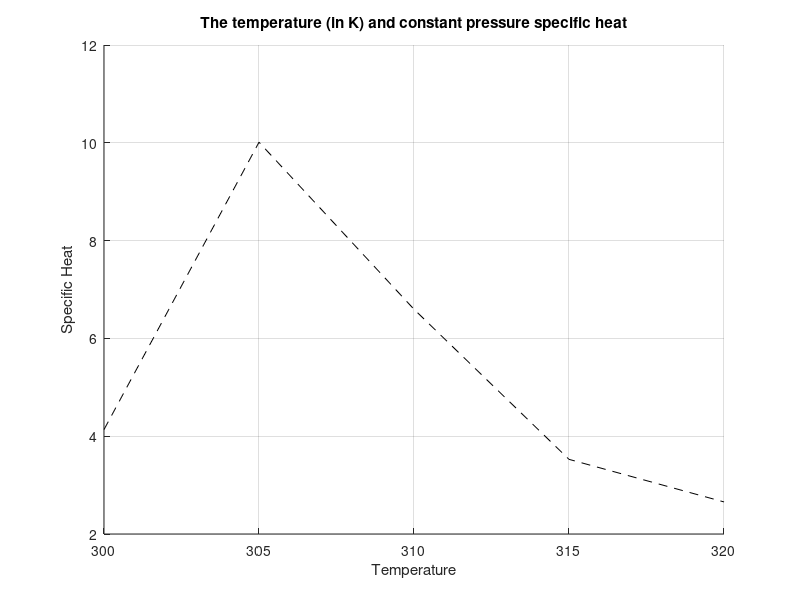

This chart was generated by the following MATLAB code: (Note: this script raises an error after producing the figure.)
temp = [300:5:320];
cp = [4.1354 10.0120 6.5956 3.5266 2.6559];
firstTemp = temp(1);
lastTemp = temp(end);
range = [firstTemp lastTemp]

figure(2)
grid on;
hold on;
xlabel('Temperature');
ylabel('Specific Heat');
title('The temperature (in K) and constant pressure specific heat')
plot(temp, cp, 'k--');

p = polyfit(scale(temp), cp, 4);
v = @(x) polyval(p, scale(x, temp));
fplot(v, [firstTemp lastTemp], 'bo');
printer(303, v, 'interpolating polynomial');
printer(312, v, 'interpolating polynomial\n');
fprintf('End of Part 1i\n')

cubicSpline = @(x) interp1(temp, cp, x, 'spline');
printer(303, cubicSpline, 'regular cubic spline');
printer(312, cubicSpline, 'regular cubic spline\n');
fplot(cubicSpline, range, 'ro')
fprintf('End of Part 1ii\n')

hermite = @(x) interp1(temp, cp, x, 'pchip');
printer(303, hermite, 'piecewise cubic');
printer(312, hermite, 'piecewise cubic\n');
fplot(hermite, range, 'go')
fprintf('End of Part 1iii\n')

root = fzero (@(cp) v(cp) - 6, [306 320]);
fprintf('T is %f when Cp is 6\n\n', root);

e = 0.6;
[m, c] = randomize();
Im(e, acos(1-2*e), c, m)
fprintf('End of Part 2\n')

t = [1 2 3.25 4.5 6 7 8 8.5 9.3 10];
v = [5 6 5.5 7 8.5 8 6 7 7 5];
fprintf('Distance travelled is %f\n', trapz(t,v))
fprintf('End of Part 3b\n')

p = polyfit(t, v, 3);
val = @(t) polyval(p, t);
h = (max(t) - min(t))/2;
cubic = h*(val(1) + 4*val(5.5   ) + val(10))/3;
fprintf('Distance travelled is %f\n', cubic)
fprintf('End of Part 3c\n')
fprintf('Distance travelled is %f\n', integral(val, 1, 10))
fprintf('End of Part 3c\n')
hold off;

function [value] = scale(x, array)
if exist ('array', 'var') == 0
    array = x;
end
first = array(1);
last = array(end);
mid = (last + first)/2;
half = (last - first)/2;
value = (x - mid)/half;
end

function [m, c] = randomize()
n = rand;
if n>0.5
    c = 1.5;
else 
    c = 1.1;
end
n = rand;
if n>0.5
    m = 1;
else 
    m = 0;
end
end

function [] = Im(e, a, c, m)
fprintf('For e = %f, a = %f, c = %f, m = %f\n', e, a, c, m);
b = @(x) 1-(1-cos(x))/(2*e);
range = b(c) - b(0);
f = @(x) range*cos(m*x);
value = integral(f, a, -a)/(2*pi);
fprintf('Load distribution is %f\n', value);
end

function [] = printer(x, f, fname)
% PRINTER helper function to describe specific heat given some temperature
% and the function used to calculate the specific heat
% x - temperature
% f - function
% fname - function description
fprintf('Cp at t =%d is %f\n', x, f(x));
fprintf('Method used:');
fprintf(fname);
fprintf('\n');
end